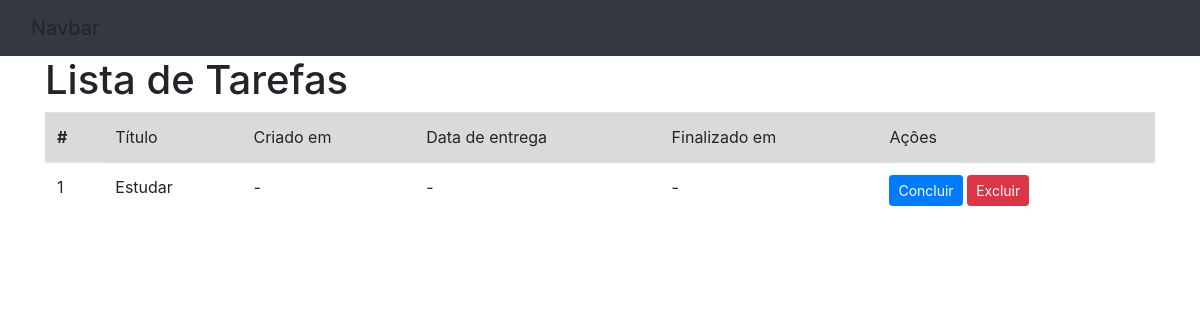
The app's page /, older data.
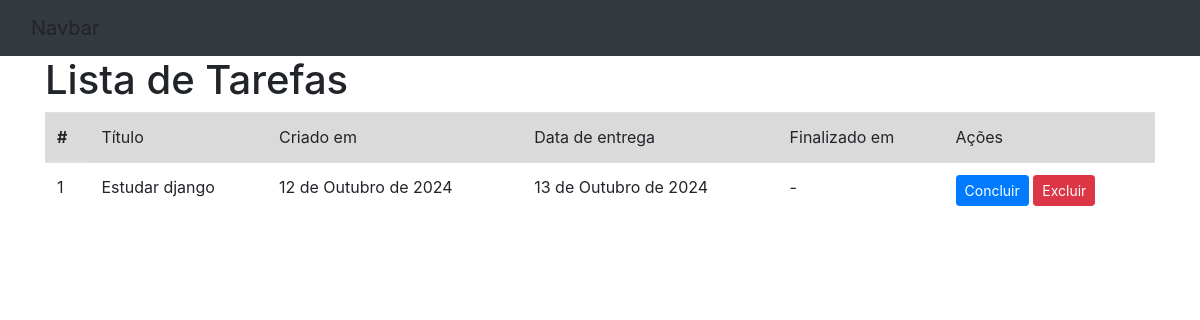
The same page, newer data.
### todos/models.py (models this page shows)
class Todo(models.Model):
    title = models.CharField(max_length=100, null=False, blank=False)
    created_at = models.DateField(auto_now_add=True, null=False, blank=False)
    deadLine = models.DateField(null=False, blank=False)
    finished_at = models.DateField(null=True)

### todos/views.py (the view)
# urls.py: path("", TodoListView.as_view(), name="todo_list"),
class TodoListView(ListView):
  model = Todo

### todos/templates/todos/todo_list.html (shortened to what this page needs)
<!DOCTYPE html>
<html lang="pt-br">
<head>
  <link href="https://stackpath.bootstrapcdn.com/bootstrap/4.5.2/css/bootstrap.min.css" rel="stylesheet">
</head>
<body>
  <nav class="navbar navbar-expand-lg bg-dark">
    <div class="container-fluid">
      <span class="navbar-brand">Navbar</span>
    </div>
  </nav>
  <main class="container">
    <h1>Lista de Tarefas</h1>
    {% if todo_list %}
      <table class="table">
        <thead>
          <tr class="table-active">
            <th scope="col">#</th>
            <td scope="col">Título</td>
            <td scope="col">Criado em</td>
            <td scope="col">Data de entrega</td>
            <td scope="col">Finalizado em</td>
            <td scope="col">Ações</td>
          </tr>
        </thead>
        <tbody>
          {% for todo in todo_list %}
            <tr>
              <td>{{ todo.id }}</td>
              <td>{{ todo.title }}</td>
              <td>{{ todo.created_at|default:" - " }}</td>
              <td>{{ todo.deadLine|default:" - " }}</td>
              <td>{{ todo.finished_at|default:" - " }}</td>
              <td>
                <a href="#" class="btn btn-primary btn-sm">Concluir</a>
                <a href="#" class="btn btn-danger btn-sm">Excluir</a>
              </td>
            </tr>
          {% endfor %}
        </tbody>
      </table>
    {% else %}
      <p>Não há tarefas cadastradas!</p>
    {% endif %}
  </main>
</body>
</html>

Row changes from the older to the newer data that the page shows:
changed Todo id 1: title "Estudar" → "Estudar django"; created_at "-" → "12 de Outubro de 2024"; deadLine "-" → "13 de Outubro de 2024"
